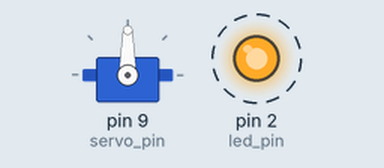
Simulated run of this sketch. Board: Arduino Uno, built with avr-gcc and run on an emulated ATmega328P. On the bench: servo, output pins drawn as LEDs (lit = HIGH). Dashed ring = blinking.

Above: at 0.05 s.
Timing chart, 0 to 3.0 s (numbered marks = the images above):
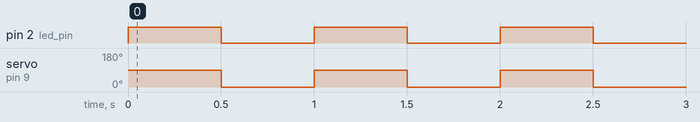

Measured:
- by itself, pin 2 (led_pin): alternates HIGH for 0.50 s and LOW for 0.50 s
- by itself, servo on pin 9 (servo_pin): alternates 90° for 0.50 s and 0° for 0.50 s

The sketch:

servo-blink.ino
```cpp
#include <Servo.h>

#define SERVO_HIGH 90
#define SERVO_LOW 0

typedef struct{
     int status;
     int led_pin;
     int servo_pin;
     Servo theServo;
}led_servo_pair_state;

led_servo_pair_state lsp1;

void setup()
{
     lsp1.status = LOW;
     lsp1.led_pin = 2;
     lsp1.servo_pin = 9;
     lsp1.theServo.attach(lsp1.servo_pin);

     lsp1.theServo.write(0);
     pinMode(lsp1.led_pin, OUTPUT);
}


void loop()
{
     // servoActuate(90);
     actuate(&lsp1);
     delay(500);

     // servoActuate(0);
     actuate(&lsp1);
     delay(500);

}

void actuate(led_servo_pair_state *lsp)
{
     if(lsp->status == LOW)
     {
          digitalWrite(lsp->led_pin, HIGH);
          lsp->theServo.write(SERVO_HIGH);
          lsp->status = HIGH;
     }
     else if(lsp->status == HIGH)
     {
          digitalWrite(lsp->led_pin, LOW);
          lsp->theServo.write(SERVO_LOW);
          lsp->status = LOW;
     }
}
```
